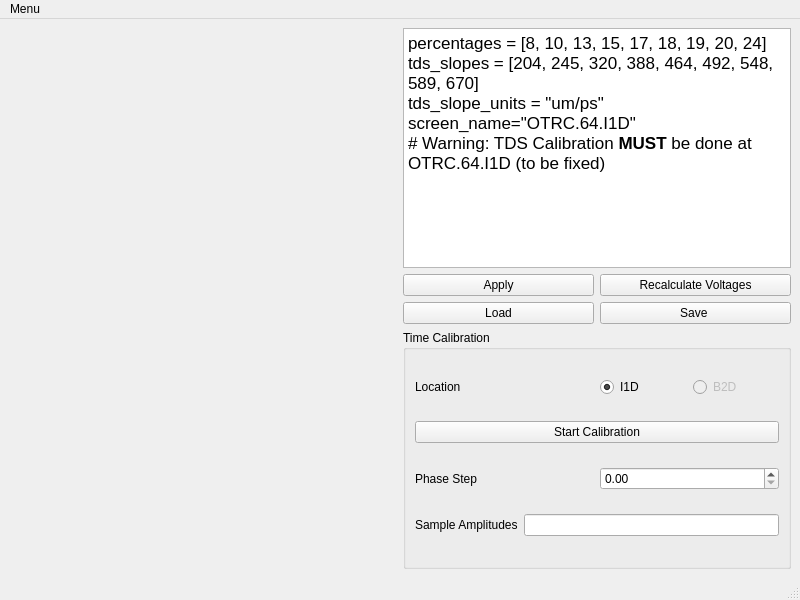
<?xml version="1.0" encoding="UTF-8"?>
<ui version="4.0">
 <class>TDSCalibrationWindow</class>
 <widget class="QMainWindow" name="TDSCalibrationWindow">
  <property name="geometry">
   <rect>
    <x>0</x>
    <y>0</y>
    <width>800</width>
    <height>600</height>
   </rect>
  </property>
  <property name="windowTitle">
   <string>MainWindow</string>
  </property>
  <widget class="QWidget" name="centralwidget">
   <layout class="QGridLayout" name="gridLayout">
    <item row="0" column="0" rowspan="2">
     <widget class="MatplotlibCanvas" name="widget_plot_1" native="true">
      <property name="sizePolicy">
       <sizepolicy hsizetype="Expanding" vsizetype="Expanding">
        <horstretch>0</horstretch>
        <verstretch>0</verstretch>
       </sizepolicy>
      </property>
     </widget>
    </item>
    <item row="0" column="1">
     <widget class="QTextEdit" name="calibration_info">
      <property name="html">
       <string>&lt;!DOCTYPE HTML PUBLIC &quot;-//W3C//DTD HTML 4.0//EN&quot; &quot;http://www.w3.org/TR/REC-html40/strict.dtd&quot;&gt;
&lt;html&gt;&lt;head&gt;&lt;meta name=&quot;qrichtext&quot; content=&quot;1&quot; /&gt;&lt;meta charset=&quot;utf-8&quot; /&gt;&lt;style type=&quot;text/css&quot;&gt;
p, li { white-space: pre-wrap; }
hr { height: 1px; border-width: 0; }
li.unchecked::marker { content: &quot;\2610&quot;; }
li.checked::marker { content: &quot;\2612&quot;; }
&lt;/style&gt;&lt;/head&gt;&lt;body style=&quot; font-family:'.AppleSystemUIFont'; font-size:13pt; font-weight:400; font-style:normal;&quot;&gt;
&lt;p style=&quot; margin-top:0px; margin-bottom:0px; margin-left:0px; margin-right:0px; -qt-block-indent:0; text-indent:0px;&quot;&gt;percentages = [8, 10, 13, 15, 17, 18, 19, 20, 24]&lt;/p&gt;
&lt;p style=&quot; margin-top:0px; margin-bottom:0px; margin-left:0px; margin-right:0px; -qt-block-indent:0; text-indent:0px;&quot;&gt;tds_slopes = [204, 245, 320, 388, 464, 492, 548, 589, 670]&lt;/p&gt;
&lt;p style=&quot; margin-top:0px; margin-bottom:0px; margin-left:0px; margin-right:0px; -qt-block-indent:0; text-indent:0px;&quot;&gt;tds_slope_units = &amp;quot;um/ps&amp;quot;&lt;/p&gt;
&lt;p style=&quot; margin-top:0px; margin-bottom:0px; margin-left:0px; margin-right:0px; -qt-block-indent:0; text-indent:0px;&quot;&gt;screen_name=&amp;quot;OTRC.64.I1D&amp;quot;&lt;/p&gt;
&lt;p style=&quot; margin-top:0px; margin-bottom:0px; margin-left:0px; margin-right:0px; -qt-block-indent:0; text-indent:0px;&quot;&gt;# Warning: TDS Calibration &lt;span style=&quot; font-weight:700;&quot;&gt;MUST&lt;/span&gt; be done at OTRC.64.I1D (to be fixed)&lt;/p&gt;&lt;/body&gt;&lt;/html&gt;</string>
      </property>
     </widget>
    </item>
    <item row="1" column="1">
     <layout class="QVBoxLayout" name="verticalLayout">
      <item>
       <layout class="QHBoxLayout" name="horizontalLayout">
        <item>
         <widget class="QPushButton" name="apply_calibration_button">
          <property name="text">
           <string>Apply</string>
          </property>
         </widget>
        </item>
        <item>
         <widget class="QPushButton" name="update_voltage_button">
          <property name="text">
           <string>Recalculate Voltages</string>
          </property>
         </widget>
        </item>
       </layout>
      </item>
      <item>
       <layout class="QHBoxLayout" name="horizontalLayout_2">
        <item>
         <widget class="QPushButton" name="load_tds_calibration_button">
          <property name="text">
           <string>Load</string>
          </property>
         </widget>
        </item>
        <item>
         <widget class="QPushButton" name="save_tds_calibration_button">
          <property name="text">
           <string>Save </string>
          </property>
         </widget>
        </item>
       </layout>
      </item>
     </layout>
    </item>
    <item row="2" column="0">
     <widget class="MatplotlibCanvas" name="widget_plot_2" native="true">
      <property name="sizePolicy">
       <sizepolicy hsizetype="Expanding" vsizetype="Expanding">
        <horstretch>0</horstretch>
        <verstretch>0</verstretch>
       </sizepolicy>
      </property>
     </widget>
    </item>
    <item row="2" column="1">
     <widget class="QGroupBox" name="groupBox_2">
      <property name="title">
       <string>Time Calibration</string>
      </property>
      <layout class="QGridLayout" name="gridLayout_2">
       <item row="0" column="0">
        <layout class="QHBoxLayout" name="horizontalLayout_5">
         <item>
          <widget class="QLabel" name="location_label">
           <property name="text">
            <string>Location</string>
           </property>
          </widget>
         </item>
         <item>
          <layout class="QHBoxLayout" name="horizontalLayout_4">
           <item>
            <widget class="QRadioButton" name="i1d_radio_button">
             <property name="text">
              <string>I1D</string>
             </property>
             <property name="checked">
              <bool>true</bool>
             </property>
            </widget>
           </item>
           <item>
            <widget class="QRadioButton" name="b2d_radio_buton">
             <property name="enabled">
              <bool>false</bool>
             </property>
             <property name="text">
              <string>B2D</string>
             </property>
             <property name="checkable">
              <bool>false</bool>
             </property>
            </widget>
           </item>
          </layout>
         </item>
        </layout>
       </item>
       <item row="1" column="0">
        <widget class="QPushButton" name="start_voltage_calibration_button">
         <property name="text">
          <string>Start Calibration</string>
         </property>
        </widget>
       </item>
       <item row="2" column="0">
        <layout class="QHBoxLayout" name="horizontalLayout_10">
         <item>
          <widget class="QLabel" name="phase_step_label">
           <property name="text">
            <string>Phase Step</string>
           </property>
          </widget>
         </item>
         <item>
          <widget class="QDoubleSpinBox" name="phase_step_spinner"/>
         </item>
        </layout>
       </item>
       <item row="3" column="0">
        <layout class="QHBoxLayout" name="sample_amplitudes_layout">
         <item>
          <widget class="QLabel" name="sample_amplitudes_label">
           <property name="text">
            <string>Sample Amplitudes</string>
           </property>
          </widget>
         </item>
         <item>
          <widget class="QLineEdit" name="amplitudes_line_edit"/>
         </item>
        </layout>
       </item>
      </layout>
     </widget>
    </item>
   </layout>
  </widget>
  <widget class="QMenuBar" name="menubar">
   <property name="geometry">
    <rect>
     <x>0</x>
     <y>0</y>
     <width>800</width>
     <height>24</height>
    </rect>
   </property>
   <property name="nativeMenuBar">
    <bool>false</bool>
   </property>
   <widget class="QMenu" name="menuMenu">
    <property name="title">
     <string>Menu</string>
    </property>
    <addaction name="actionPrint_to_Logbook"/>
    <addaction name="actionQuit"/>
   </widget>
   <addaction name="menuMenu"/>
  </widget>
  <widget class="QStatusBar" name="statusbar"/>
  <action name="actionPrint_to_Logbook">
   <property name="text">
    <string>Print to Logbook</string>
   </property>
  </action>
  <action name="actionQuit">
   <property name="text">
    <string>Quit</string>
   </property>
  </action>
 </widget>
 <customwidgets>
  <customwidget>
   <class>MatplotlibCanvas</class>
   <extends>QWidget</extends>
   <header>esme.gui.mpl_widget</header>
   <container>1</container>
  </customwidget>
 </customwidgets>
 <resources/>
 <connections/>
</ui>
